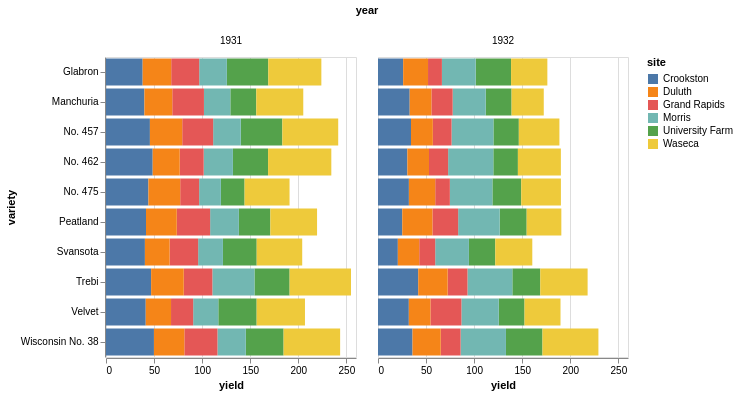

Express this chart as Vega-Lite.
### Vega-Lite specification from a JSON file in a GitHub repository (floating-point values rounded to 4 significant figures)
{"encoding": {"y": {"title": "variety", "field": "properties.variety", "type": "nominal"}, "x": {"aggregate": "sum", "title": "yield", "field": "properties.yield", "type": "quantitative"}, "color": {"title": "site", "field": "properties.site", "type": "nominal"}, "column": {"title": "year", "field": "properties.year", "type": "quantitative"}}, "$schema": "https://vega.github.io/schema/vega-lite/v2.4.1.json", "data": {"values": {"features": [{"properties": {"variety": "Manchuria", "yield": 27.0, "site": "University Farm", "year": 1931}, "geometry": {"coordinates": [125.6, 10.1], "type": "Point"}, "type": "Feature"}, {"properties": {"variety": "Manchuria", "yield": 48.87, "site": "Waseca", "year": 1931}, "geometry": {"coordinates": [125.6, 10.1], "type": "Point"}, "type": "Feature"}, {"properties": {"variety": "Manchuria", "yield": 27.43, "site": "Morris", "year": 1931}, "geometry": {"coordinates": [125.6, 10.1], "type": "Point"}, "type": "Feature"}, {"properties": {"variety": "Manchuria", "yield": 39.93, "site": "Crookston", "year": 1931}, "geometry": {"coordinates": [125.6, 10.1], "type": "Point"}, "type": "Feature"}, {"properties": {"variety": "Manchuria", "yield": 32.97, "site": "Grand Rapids", "year": 1931}, "geometry": {"coordinates": [125.6, 10.1], "type": "Point"}, "type": "Feature"}, {"properties": {"variety": "Manchuria", "yield": 28.97, "site": "Duluth", "year": 1931}, "geometry": {"coordinates": [125.6, 10.1], "type": "Point"}, "type": "Feature"}, {"properties": {"variety": "Glabron", "yield": 43.07, "site": "University Farm", "year": 1931}, "geometry": {"coordinates": [125.6, 10.1], "type": "Point"}, "type": "Feature"}, {"properties": {"variety": "Glabron", "yield": 55.2, "site": "Waseca", "year": 1931}, "geometry": {"coordinates": [125.6, 10.1], "type": "Point"}, "type": "Feature"}, {"properties": {"variety": "Glabron", "yield": 28.77, "site": "Morris", "year": 1931}, "geometry": {"coordinates": [125.6, 10.1], "type": "Point"}, "type": "Feature"}, {"properties": {"variety": "Glabron", "yield": 38.13, "site": "Crookston", "year": 1931}, "geometry": {"coordinates": [125.6, 10.1], "type": "Point"}, "type": "Feature"}, {"properties": {"variety": "Glabron", "yield": 29.13, "site": "Grand Rapids", "year": 1931}, "geometry": {"coordinates": [125.6, 10.1], "type": "Point"}, "type": "Feature"}, {"properties": {"variety": "Glabron", "yield": 29.67, "site": "Duluth", "year": 1931}, "geometry": {"coordinates": [125.6, 10.1], "type": "Point"}, "type": "Feature"}, {"properties": {"variety": "Svansota", "yield": 35.13, "site": "University Farm", "year": 1931}, "geometry": {"coordinates": [125.6, 10.1], "type": "Point"}, "type": "Feature"}, {"properties": {"variety": "Svansota", "yield": 47.33, "site": "Waseca", "year": 1931}, "geometry": {"coordinates": [125.6, 10.1], "type": "Point"}, "type": "Feature"}, {"properties": {"variety": "Svansota", "yield": 25.77, "site": "Morris", "year": 1931}, "geometry": {"coordinates": [125.6, 10.1], "type": "Point"}, "type": "Feature"}, {"properties": {"variety": "Svansota", "yield": 40.47, "site": "Crookston", "year": 1931}, "geometry": {"coordinates": [125.6, 10.1], "type": "Point"}, "type": "Feature"}, {"properties": {"variety": "Svansota", "yield": 29.67, "site": "Grand Rapids", "year": 1931}, "geometry": {"coordinates": [125.6, 10.1], "type": "Point"}, "type": "Feature"}, {"properties": {"variety": "Svansota", "yield": 25.7, "site": "Duluth", "year": 1931}, "geometry": {"coordinates": [125.6, 10.1], "type": "Point"}, "type": "Feature"}, {"properties": {"variety": "Velvet", "yield": 39.9, "site": "University Farm", "year": 1931}, "geometry": {"coordinates": [125.6, 10.1], "type": "Point"}, "type": "Feature"}, {"properties": {"variety": "Velvet", "yield": 50.23, "site": "Waseca", "year": 1931}, "geometry": {"coordinates": [125.6, 10.1], "type": "Point"}, "type": "Feature"}, {"properties": {"variety": "Velvet", "yield": 26.13, "site": "Morris", "year": 1931}, "geometry": {"coordinates": [125.6, 10.1], "type": "Point"}, "type": "Feature"}, {"properties": {"variety": "Velvet", "yield": 41.33, "site": "Crookston", "year": 1931}, "geometry": {"coordinates": [125.6, 10.1], "type": "Point"}, "type": "Feature"}, {"properties": {"variety": "Velvet", "yield": 23.03, "site": "Grand Rapids", "year": 1931}, "geometry": {"coordinates": [125.6, 10.1], "type": "Point"}, "type": "Feature"}, {"properties": {"variety": "Velvet", "yield": 26.3, "site": "Duluth", "year": 1931}, "geometry": {"coordinates": [125.6, 10.1], "type": "Point"}, "type": "Feature"}, {"properties": {"variety": "Trebi", "yield": 36.57, "site": "University Farm", "year": 1931}, "geometry": {"coordinates": [125.6, 10.1], "type": "Point"}, "type": "Feature"}, {"properties": {"variety": "Trebi", "yield": 63.83, "site": "Waseca", "year": 1931}, "geometry": {"coordinates": [125.6, 10.1], "type": "Point"}, "type": "Feature"}, {"properties": {"variety": "Trebi", "yield": 43.77, "site": "Morris", "year": 1931}, "geometry": {"coordinates": [125.6, 10.1], "type": "Point"}, "type": "Feature"}, {"properties": {"variety": "Trebi", "yield": 46.93, "site": "Crookston", "year": 1931}, "geometry": {"coordinates": [125.6, 10.1], "type": "Point"}, "type": "Feature"}, {"properties": {"variety": "Trebi", "yield": 29.77, "site": "Grand Rapids", "year": 1931}, "geometry": {"coordinates": [125.6, 10.1], "type": "Point"}, "type": "Feature"}, {"properties": {"variety": "Trebi", "yield": 33.93, "site": "Duluth", "year": 1931}, "geometry": {"coordinates": [125.6, 10.1], "type": "Point"}, "type": "Feature"}, {"properties": {"variety": "No. 457", "yield": 43.27, "site": "University Farm", "year": 1931}, "geometry": {"coordinates": [125.6, 10.1], "type": "Point"}, "type": "Feature"}, {"properties": {"variety": "No. 457", "yield": 58.1, "site": "Waseca", "year": 1931}, "geometry": {"coordinates": [125.6, 10.1], "type": "Point"}, "type": "Feature"}, {"properties": {"variety": "No. 457", "yield": 28.7, "site": "Morris", "year": 1931}, "geometry": {"coordinates": [125.6, 10.1], "type": "Point"}, "type": "Feature"}, {"properties": {"variety": "No. 457", "yield": 45.67, "site": "Crookston", "year": 1931}, "geometry": {"coordinates": [125.6, 10.1], "type": "Point"}, "type": "Feature"}, {"properties": {"variety": "No. 457", "yield": 32.17, "site": "Grand Rapids", "year": 1931}, "geometry": {"coordinates": [125.6, 10.1], "type": "Point"}, "type": "Feature"}, {"properties": {"variety": "No. 457", "yield": 33.6, "site": "Duluth", "year": 1931}, "geometry": {"coordinates": [125.6, 10.1], "type": "Point"}, "type": "Feature"}, {"properties": {"variety": "No. 462", "yield": 36.6, "site": "University Farm", "year": 1931}, "geometry": {"coordinates": [125.6, 10.1], "type": "Point"}, "type": "Feature"}, {"properties": {"variety": "No. 462", "yield": 65.77, "site": "Waseca", "year": 1931}, "geometry": {"coordinates": [125.6, 10.1], "type": "Point"}, "type": "Feature"}, {"properties": {"variety": "No. 462", "yield": 30.37, "site": "Morris", "year": 1931}, "geometry": {"coordinates": [125.6, 10.1], "type": "Point"}, "type": "Feature"}, {"properties": {"variety": "No. 462", "yield": 48.57, "site": "Crookston", "year": 1931}, "geometry": {"coordinates": [125.6, 10.1], "type": "Point"}, "type": "Feature"}, {"properties": {"variety": "No. 462", "yield": 24.93, "site": "Grand Rapids", "year": 1931}, "geometry": {"coordinates": [125.6, 10.1], "type": "Point"}, "type": "Feature"}, {"properties": {"variety": "No. 462", "yield": 28.1, "site": "Duluth", "year": 1931}, "geometry": {"coordinates": [125.6, 10.1], "type": "Point"}, "type": "Feature"}, {"properties": {"variety": "Peatland", "yield": 32.77, "site": "University Farm", "year": 1931}, "geometry": {"coordinates": [125.6, 10.1], "type": "Point"}, "type": "Feature"}, {"properties": {"variety": "Peatland", "yield": 48.57, "site": "Waseca", "year": 1931}, "geometry": {"coordinates": [125.6, 10.1], "type": "Point"}, "type": "Feature"}, {"properties": {"variety": "Peatland", "yield": 29.87, "site": "Morris", "year": 1931}, "geometry": {"coordinates": [125.6, 10.1], "type": "Point"}, "type": "Feature"}, {"properties": {"variety": "Peatland", "yield": 41.6, "site": "Crookston", "year": 1931}, "geometry": {"coordinates": [125.6, 10.1], "type": "Point"}, "type": "Feature"}, {"properties": {"variety": "Peatland", "yield": 34.7, "site": "Grand Rapids", "year": 1931}, "geometry": {"coordinates": [125.6, 10.1], "type": "Point"}, "type": "Feature"}, {"properties": {"variety": "Peatland", "yield": 32.0, "site": "Duluth", "year": 1931}, "geometry": {"coordinates": [125.6, 10.1], "type": "Point"}, "type": "Feature"}, {"properties": {"variety": "No. 475", "yield": 24.67, "site": "University Farm", "year": 1931}, "geometry": {"coordinates": [125.6, 10.1], "type": "Point"}, "type": "Feature"}, {"properties": {"variety": "No. 475", "yield": 46.77, "site": "Waseca", "year": 1931}, "geometry": {"coordinates": [125.6, 10.1], "type": "Point"}, "type": "Feature"}, {"properties": {"variety": "No. 475", "yield": 22.6, "site": "Morris", "year": 1931}, "geometry": {"coordinates": [125.6, 10.1], "type": "Point"}, "type": "Feature"}, {"properties": {"variety": "No. 475", "yield": 44.1, "site": "Crookston", "year": 1931}, "geometry": {"coordinates": [125.6, 10.1], "type": "Point"}, "type": "Feature"}, {"properties": {"variety": "No. 475", "yield": 19.7, "site": "Grand Rapids", "year": 1931}, "geometry": {"coordinates": [125.6, 10.1], "type": "Point"}, "type": "Feature"}, {"properties": {"variety": "No. 475", "yield": 33.07, "site": "Duluth", "year": 1931}, "geometry": {"coordinates": [125.6, 10.1], "type": "Point"}, "type": "Feature"}, {"properties": {"variety": "Wisconsin No. 38", "yield": 39.3, "site": "University Farm", "year": 1931}, "geometry": {"coordinates": [125.6, 10.1], "type": "Point"}, "type": "Feature"}, {"properties": {"variety": "Wisconsin No. 38", "yield": 58.8, "site": "Waseca", "year": 1931}, "geometry": {"coordinates": [125.6, 10.1], "type": "Point"}, "type": "Feature"}, {"properties": {"variety": "Wisconsin No. 38", "yield": 29.47, "site": "Morris", "year": 1931}, "geometry": {"coordinates": [125.6, 10.1], "type": "Point"}, "type": "Feature"}, {"properties": {"variety": "Wisconsin No. 38", "yield": 49.87, "site": "Crookston", "year": 1931}, "geometry": {"coordinates": [125.6, 10.1], "type": "Point"}, "type": "Feature"}, {"properties": {"variety": "Wisconsin No. 38", "yield": 34.47, "site": "Grand Rapids", "year": 1931}, "geometry": {"coordinates": [125.6, 10.1], "type": "Point"}, "type": "Feature"}, {"properties": {"variety": "Wisconsin No. 38", "yield": 31.6, "site": "Duluth", "year": 1931}, "geometry": {"coordinates": [125.6, 10.1], "type": "Point"}, "type": "Feature"}, {"properties": {"variety": "Manchuria", "yield": 26.9, "site": "University Farm", "year": 1932}, "geometry": {"coordinates": [125.6, 10.1], "type": "Point"}, "type": "Feature"}, {"properties": {"variety": "Manchuria", "yield": 33.47, "site": "Waseca", "year": 1932}, "geometry": {"coordinates": [125.6, 10.1], "type": "Point"}, "type": "Feature"}, {"properties": {"variety": "Manchuria", "yield": 34.37, "site": "Morris", "year": 1932}, "geometry": {"coordinates": [125.6, 10.1], "type": "Point"}, "type": "Feature"}, {"properties": {"variety": "Manchuria", "yield": 32.97, "site": "Crookston", "year": 1932}, "geometry": {"coordinates": [125.6, 10.1], "type": "Point"}, "type": "Feature"}, {"properties": {"variety": "Manchuria", "yield": 22.13, "site": "Grand Rapids", "year": 1932}, "geometry": {"coordinates": [125.6, 10.1], "type": "Point"}, "type": "Feature"}, {"properties": {"variety": "Manchuria", "yield": 22.57, "site": "Duluth", "year": 1932}, "geometry": {"coordinates": [125.6, 10.1], "type": "Point"}, "type": "Feature"}, {"properties": {"variety": "Glabron", "yield": 36.8, "site": "University Farm", "year": 1932}, "geometry": {"coordinates": [125.6, 10.1], "type": "Point"}, "type": "Feature"}, {"properties": {"variety": "Glabron", "yield": 37.73, "site": "Waseca", "year": 1932}, "geometry": {"coordinates": [125.6, 10.1], "type": "Point"}, "type": "Feature"}, {"properties": {"variety": "Glabron", "yield": 35.13, "site": "Morris", "year": 1932}, "geometry": {"coordinates": [125.6, 10.1], "type": "Point"}, "type": "Feature"}, {"properties": {"variety": "Glabron", "yield": 26.17, "site": "Crookston", "year": 1932}, "geometry": {"coordinates": [125.6, 10.1], "type": "Point"}, "type": "Feature"}, {"properties": {"variety": "Glabron", "yield": 14.43, "site": "Grand Rapids", "year": 1932}, "geometry": {"coordinates": [125.6, 10.1], "type": "Point"}, "type": "Feature"}, {"properties": {"variety": "Glabron", "yield": 25.87, "site": "Duluth", "year": 1932}, "geometry": {"coordinates": [125.6, 10.1], "type": "Point"}, "type": "Feature"}, {"properties": {"variety": "Svansota", "yield": 27.43, "site": "University Farm", "year": 1932}, "geometry": {"coordinates": [125.6, 10.1], "type": "Point"}, "type": "Feature"}, {"properties": {"variety": "Svansota", "yield": 38.5, "site": "Waseca", "year": 1932}, "geometry": {"coordinates": [125.6, 10.1], "type": "Point"}, "type": "Feature"}, {"properties": {"variety": "Svansota", "yield": 35.03, "site": "Morris", "year": 1932}, "geometry": {"coordinates": [125.6, 10.1], "type": "Point"}, "type": "Feature"}, {"properties": {"variety": "Svansota", "yield": 20.63, "site": "Crookston", "year": 1932}, "geometry": {"coordinates": [125.6, 10.1], "type": "Point"}, "type": "Feature"}, {"properties": {"variety": "Svansota", "yield": 16.63, "site": "Grand Rapids", "year": 1932}, "geometry": {"coordinates": [125.6, 10.1], "type": "Point"}, "type": "Feature"}, {"properties": {"variety": "Svansota", "yield": 22.23, "site": "Duluth", "year": 1932}, "geometry": {"coordinates": [125.6, 10.1], "type": "Point"}, "type": "Feature"}, {"properties": {"variety": "Velvet", "yield": 26.8, "site": "University Farm", "year": 1932}, "geometry": {"coordinates": [125.6, 10.1], "type": "Point"}, "type": "Feature"}, {"properties": {"variety": "Velvet", "yield": 37.4, "site": "Waseca", "year": 1932}, "geometry": {"coordinates": [125.6, 10.1], "type": "Point"}, "type": "Feature"}, {"properties": {"variety": "Velvet", "yield": 38.83, "site": "Morris", "year": 1932}, "geometry": {"coordinates": [125.6, 10.1], "type": "Point"}, "type": "Feature"}, {"properties": {"variety": "Velvet", "yield": 32.07, "site": "Crookston", "year": 1932}, "geometry": {"coordinates": [125.6, 10.1], "type": "Point"}, "type": "Feature"}, {"properties": {"variety": "Velvet", "yield": 32.23, "site": "Grand Rapids", "year": 1932}, "geometry": {"coordinates": [125.6, 10.1], "type": "Point"}, "type": "Feature"}, {"properties": {"variety": "Velvet", "yield": 22.47, "site": "Duluth", "year": 1932}, "geometry": {"coordinates": [125.6, 10.1], "type": "Point"}, "type": "Feature"}, {"properties": {"variety": "Trebi", "yield": 29.07, "site": "University Farm", "year": 1932}, "geometry": {"coordinates": [125.6, 10.1], "type": "Point"}, "type": "Feature"}, {"properties": {"variety": "Trebi", "yield": 49.23, "site": "Waseca", "year": 1932}, "geometry": {"coordinates": [125.6, 10.1], "type": "Point"}, "type": "Feature"}, {"properties": {"variety": "Trebi", "yield": 46.63, "site": "Morris", "year": 1932}, "geometry": {"coordinates": [125.6, 10.1], "type": "Point"}, "type": "Feature"}, {"properties": {"variety": "Trebi", "yield": 41.83, "site": "Crookston", "year": 1932}, "geometry": {"coordinates": [125.6, 10.1], "type": "Point"}, "type": "Feature"}, {"properties": {"variety": "Trebi", "yield": 20.63, "site": "Grand Rapids", "year": 1932}, "geometry": {"coordinates": [125.6, 10.1], "type": "Point"}, "type": "Feature"}, {"properties": {"variety": "Trebi", "yield": 30.6, "site": "Duluth", "year": 1932}, "geometry": {"coordinates": [125.6, 10.1], "type": "Point"}, "type": "Feature"}, {"properties": {"variety": "No. 457", "yield": 26.43, "site": "University Farm", "year": 1932}, "geometry": {"coordinates": [125.6, 10.1], "type": "Point"}, "type": "Feature"}, {"properties": {"variety": "No. 457", "yield": 42.2, "site": "Waseca", "year": 1932}, "geometry": {"coordinates": [125.6, 10.1], "type": "Point"}, "type": "Feature"}, {"properties": {"variety": "No. 457", "yield": 43.53, "site": "Morris", "year": 1932}, "geometry": {"coordinates": [125.6, 10.1], "type": "Point"}, "type": "Feature"}, {"properties": {"variety": "No. 457", "yield": 34.33, "site": "Crookston", "year": 1932}, "geometry": {"coordinates": [125.6, 10.1], "type": "Point"}, "type": "Feature"}, {"properties": {"variety": "No. 457", "yield": 19.47, "site": "Grand Rapids", "year": 1932}, "geometry": {"coordinates": [125.6, 10.1], "type": "Point"}, "type": "Feature"}, {"properties": {"variety": "No. 457", "yield": 22.7, "site": "Duluth", "year": 1932}, "geometry": {"coordinates": [125.6, 10.1], "type": "Point"}, "type": "Feature"}, {"properties": {"variety": "No. 462", "yield": 25.57, "site": "University Farm", "year": 1932}, "geometry": {"coordinates": [125.6, 10.1], "type": "Point"}, "type": "Feature"}, {"properties": {"variety": "No. 462", "yield": 44.7, "site": "Waseca", "year": 1932}, "geometry": {"coordinates": [125.6, 10.1], "type": "Point"}, "type": "Feature"}, {"properties": {"variety": "No. 462", "yield": 47.0, "site": "Morris", "year": 1932}, "geometry": {"coordinates": [125.6, 10.1], "type": "Point"}, "type": "Feature"}, {"properties": {"variety": "No. 462", "yield": 30.53, "site": "Crookston", "year": 1932}, "geometry": {"coordinates": [125.6, 10.1], "type": "Point"}, "type": "Feature"}, {"properties": {"variety": "No. 462", "yield": 19.9, "site": "Grand Rapids", "year": 1932}, "geometry": {"coordinates": [125.6, 10.1], "type": "Point"}, "type": "Feature"}, {"properties": {"variety": "No. 462", "yield": 22.5, "site": "Duluth", "year": 1932}, "geometry": {"coordinates": [125.6, 10.1], "type": "Point"}, "type": "Feature"}, {"properties": {"variety": "Peatland", "yield": 28.07, "site": "University Farm", "year": 1932}, "geometry": {"coordinates": [125.6, 10.1], "type": "Point"}, "type": "Feature"}, {"properties": {"variety": "Peatland", "yield": 36.03, "site": "Waseca", "year": 1932}, "geometry": {"coordinates": [125.6, 10.1], "type": "Point"}, "type": "Feature"}, {"properties": {"variety": "Peatland", "yield": 43.2, "site": "Morris", "year": 1932}, "geometry": {"coordinates": [125.6, 10.1], "type": "Point"}, "type": "Feature"}, {"properties": {"variety": "Peatland", "yield": 25.23, "site": "Crookston", "year": 1932}, "geometry": {"coordinates": [125.6, 10.1], "type": "Point"}, "type": "Feature"}, {"properties": {"variety": "Peatland", "yield": 26.77, "site": "Grand Rapids", "year": 1932}, "geometry": {"coordinates": [125.6, 10.1], "type": "Point"}, "type": "Feature"}, {"properties": {"variety": "Peatland", "yield": 31.37, "site": "Duluth", "year": 1932}, "geometry": {"coordinates": [125.6, 10.1], "type": "Point"}, "type": "Feature"}, {"properties": {"variety": "No. 475", "yield": 30.0, "site": "University Farm", "year": 1932}, "geometry": {"coordinates": [125.6, 10.1], "type": "Point"}, "type": "Feature"}, {"properties": {"variety": "No. 475", "yield": 41.27, "site": "Waseca", "year": 1932}, "geometry": {"coordinates": [125.6, 10.1], "type": "Point"}, "type": "Feature"}, {"properties": {"variety": "No. 475", "yield": 44.23, "site": "Morris", "year": 1932}, "geometry": {"coordinates": [125.6, 10.1], "type": "Point"}, "type": "Feature"}, {"properties": {"variety": "No. 475", "yield": 32.13, "site": "Crookston", "year": 1932}, "geometry": {"coordinates": [125.6, 10.1], "type": "Point"}, "type": "Feature"}, {"properties": {"variety": "No. 475", "yield": 15.23, "site": "Grand Rapids", "year": 1932}, "geometry": {"coordinates": [125.6, 10.1], "type": "Point"}, "type": "Feature"}, {"properties": {"variety": "No. 475", "yield": 27.37, "site": "Duluth", "year": 1932}, "geometry": {"coordinates": [125.6, 10.1], "type": "Point"}, "type": "Feature"}, {"properties": {"variety": "Wisconsin No. 38", "yield": 38.0, "site": "University Farm", "year": 1932}, "geometry": {"coordinates": [125.6, 10.1], "type": "Point"}, "type": "Feature"}, {"properties": {"variety": "Wisconsin No. 38", "yield": 58.17, "site": "Waseca", "year": 1932}, "geometry": {"coordinates": [125.6, 10.1], "type": "Point"}, "type": "Feature"}, {"properties": {"variety": "Wisconsin No. 38", "yield": 47.17, "site": "Morris", "year": 1932}, "geometry": {"coordinates": [125.6, 10.1], "type": "Point"}, "type": "Feature"}, {"properties": {"variety": "Wisconsin No. 38", "yield": 35.9, "site": "Crookston", "year": 1932}, "geometry": {"coordinates": [125.6, 10.1], "type": "Point"}, "type": "Feature"}, {"properties": {"variety": "Wisconsin No. 38", "yield": 20.67, "site": "Grand Rapids", "year": 1932}, "geometry": {"coordinates": [125.6, 10.1], "type": "Point"}, "type": "Feature"}, {"properties": {"variety": "Wisconsin No. 38", "yield": 29.33, "site": "Duluth", "year": 1932}, "geometry": {"coordinates": [125.6, 10.1], "type": "Point"}, "type": "Feature"}], "type": "FeatureCollection"}, "format": {"type": "json", "property": "features"}}, "width": 250, "config": {"view": {"height": 300, "width": 400}}, "mark": "bar"}
